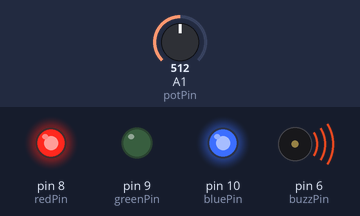
A sketch run on a simulated Arduino Uno, built with avr-gcc and run on an emulated ATmega328P. On the bench: output pins drawn as LEDs (lit = HIGH), buzzer (waves = sounding, pin HIGH). Dashed ring = blinking. The inputs (shaded band) are chosen by the test bench; at power-on: A1 (potPin) = 512.

Above: at 2.4 s.
2.5 s: A1 (potPin) set to 10
4.0 s: A1 (potPin) set to 7
At 4.3 s:
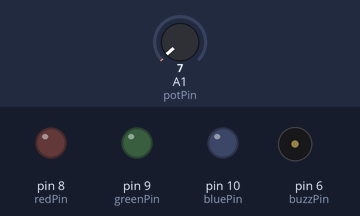
5.5 s: A1 (potPin) set to 122
At 5.66 s:
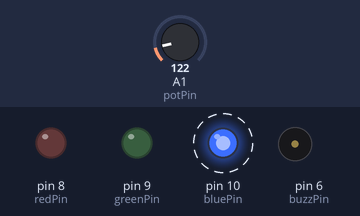
8.5 s: A1 (potPin) set to 0
At 8.9 s:
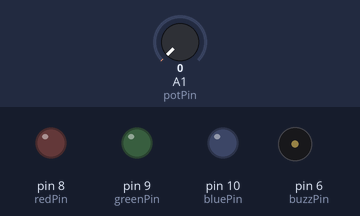
10.0 s: A1 (potPin) set to 306
At 12.5 s:
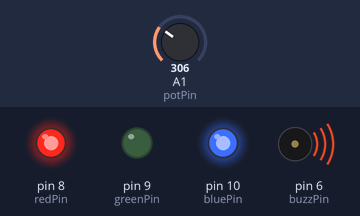
Timing chart, 0 to 14.0 s (numbered marks = the images above; inputs shaded):
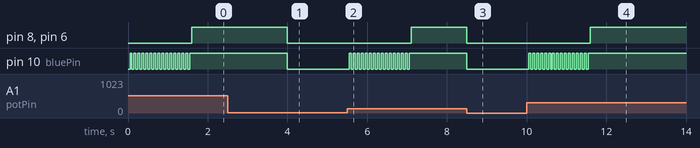

Measured:
- the behaviour switches between 9 and 8 on A1 (potPin) (found by bisection; images 0 and 1)
- after the input at 2.5 s, every drawn part: stays the same
- after the input at 4.0 s, pin 8 (redPin), pin 10 (bluePin), pin 6 (buzzPin): HIGH → LOW at once
- after the input at 5.5 s, pin 8 (redPin), pin 6 (buzzPin): LOW → HIGH after 1.6 s; pin 10 (bluePin): alternates HIGH for 0.05 s and LOW for 0.05 s, 31 changes in all, then stays HIGH, starting after 0.05 s
- after the input at 8.5 s, pin 8 (redPin), pin 10 (bluePin), pin 6 (buzzPin): HIGH → LOW at once
- after the input at 10.0 s, pin 8 (redPin), pin 6 (buzzPin): LOW → HIGH after 1.6 s; pin 10 (bluePin): alternates HIGH for 0.05 s and LOW for 0.05 s, 31 changes in all, then stays HIGH, starting after 0.05 s
- by itself, pin 10 (bluePin): alternates HIGH for 0.05 s and LOW for 0.05 s, 31 changes in all, then stays HIGH

The sketch:

pomodoro.ino
```cpp
int redPin =  8;
int greenPin = 9;
int bluePin = 10;
int buzzPin = 6;
float LEDVal;
int waitTime;
String msg = "How long till alarm? ";

int potPin = A1;
int potVal;
float buzzVal;

void setup() {
  // put your setup code here, to run once:
Serial.begin(9600);
pinMode(redPin, OUTPUT);
pinMode(greenPin, OUTPUT);
pinMode(bluePin, OUTPUT);
pinMode(buzzPin, OUTPUT);

pinMode(potPin, INPUT);

}

void loop() {
  // put your main code here, to run repeatedly:

int seconds = 15;
for (int i = 0; i <= seconds; i++) {
delay(50);
analogWrite(redPin,0);
    analogWrite(greenPin,0);
      analogWrite(bluePin,255);

    delay(50);
    analogWrite(redPin,0);
    analogWrite(greenPin,0);
      analogWrite(bluePin,0);
}


  analogWrite(redPin,255);
    analogWrite(greenPin,0);
      analogWrite(bluePin,255);

    digitalWrite(buzzPin, HIGH);

    potVal=analogRead(potPin);
    LEDVal=(255./1023.)*potVal;
    // wait for switch off
    while (LEDVal >2){
      potVal=analogRead(potPin);
    LEDVal=(255./1023.)*potVal;

}
//switch off
analogWrite(redPin,0);
    analogWrite(greenPin,0);
      analogWrite(bluePin,0);

    digitalWrite(buzzPin, LOW);

// wait for restart
    while (LEDVal <2){
      potVal=analogRead(potPin);
    LEDVal=(255./1023.)*potVal;

}
  }
```
